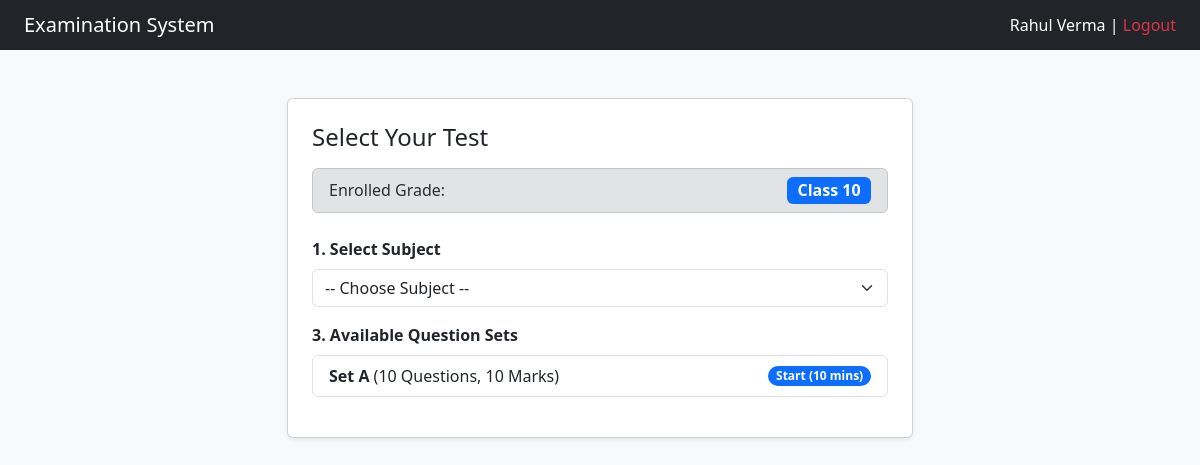
Screenshot of /select-exam?chapter_id=1 (signed in) with the database file from the repository.
### models.py (models this page shows)
class User(db.Model):
    __tablename__ = 'users'
    id = db.Column(db.Integer, primary_key=True)
    full_name = db.Column(db.String(100), nullable=False)
    email = db.Column(db.String(150), unique=True, nullable=False)
    password = db.Column(db.String(255), nullable=False)
    role = db.Column(db.String(20), nullable=False)  # 'student' or 'teacher'
    roll_number = db.Column(db.String(50), unique=True, nullable=True)
    class_id = db.Column(db.Integer, db.ForeignKey('classes.id'), nullable=True)

class Class(db.Model):
    __tablename__ = 'classes'
    id = db.Column(db.Integer, primary_key=True)
    class_name = db.Column(db.String(50), unique=True, nullable=False)
    subjects = db.relationship('Subject', backref='class_parent', lazy=True)
    students = db.relationship('User', backref='class_parent', lazy=True)

class QuestionSet(db.Model):
    __tablename__ = 'question_sets'
    id = db.Column(db.Integer, primary_key=True)
    chapter_id = db.Column(db.Integer, db.ForeignKey('chapters.id'), nullable=False)
    set_title = db.Column(db.String(50), nullable=False)  # e.g., "Set A"
    time_limit = db.Column(db.Integer, default=10, nullable=False)  # minutes
    total_marks = db.Column(db.Integer, default=10, nullable=False)
    questions = db.relationship('Question', backref='set_parent', lazy=True)

### app.py (the view)
@app.route('/select-exam')
def select_exam():
    if 'user_id' not in session or session.get('role') != 'student':
        return redirect(url_for('login'))
    student = User.query.get(session['user_id'])
    student_class = Class.query.get(student.class_id) if student.class_id else None
    subjects = Subject.query.filter_by(class_id=student.class_id).all() if student.class_id else []
    selected_subject_id = request.args.get('subject_id', type=int)
    selected_chapter_id = request.args.get('chapter_id', type=int)
    chapters = Chapter.query.filter_by(subject_id=selected_subject_id).all() if selected_subject_id else []
    sets = QuestionSet.query.filter_by(chapter_id=selected_chapter_id).all() if selected_chapter_id else []
    return render_template(
        'select_exam.html',
        student_class=student_class,
        subjects=subjects,
        chapters=chapters,
        sets=sets,
        selected_subject_id=selected_subject_id,
        selected_chapter_id=selected_chapter_id
    )

### templates/select_exam.html (shortened to what this page needs)
<!DOCTYPE html>
<html lang="en">
<head>
  <link href="https://cdn.jsdelivr.net/npm/bootstrap@5.3.3/dist/css/bootstrap.min.css" rel="stylesheet">
</head>
<body class="bg-light">
<nav class="navbar navbar-dark bg-dark px-4">
  <span class="navbar-brand mb-0 h1">Examination System</span>
  <span class="text-white">{{ session.get('full_name', 'Student') }} | <a href="/logout" class="text-danger text-decoration-none">Logout</a></span>
</nav>
<div class="container my-5" style="max-width: 650px;">
  <div class="card shadow-sm p-4 bg-white">
    <h4 class="mb-3">Select Your Test</h4>
    <div class="alert alert-secondary d-flex justify-content-between align-items-center mb-4 py-2">
      <span>Enrolled Grade:</span>
      <span class="badge bg-primary fs-6">{{ student_class.class_name if student_class else 'Not Assigned' }}</span>
    </div>
    <div class="mb-3">
      <label class="form-label fw-bold">1. Select Subject</label>
      <select class="form-select" onchange="location = this.value;">
        <option value="/select-exam">-- Choose Subject --</option>
      </select>
    </div>
    {% if sets %}
    <div class="mb-3">
      <label class="form-label fw-bold">3. Available Question Sets</label>
      <div class="list-group">
        {% for st in sets %}
          <a href="/exam/{{ st.id }}" class="list-group-item list-group-item-action d-flex justify-content-between align-items-center">
            <span><strong>{{ st.set_title }}</strong> (10 Questions, 10 Marks)</span>
            <span class="badge bg-primary rounded-pill">Start ({{ st.time_limit }} mins)</span>
          </a>
        {% endfor %}
      </div>
    </div>
    {% endif %}
  </div>
</div>
</body>
</html>

### rows the page displays
User: get "Rahul Verma"
Class: class_name "Class 10"
QuestionSet: set_title "Set A", time_limit "10"
